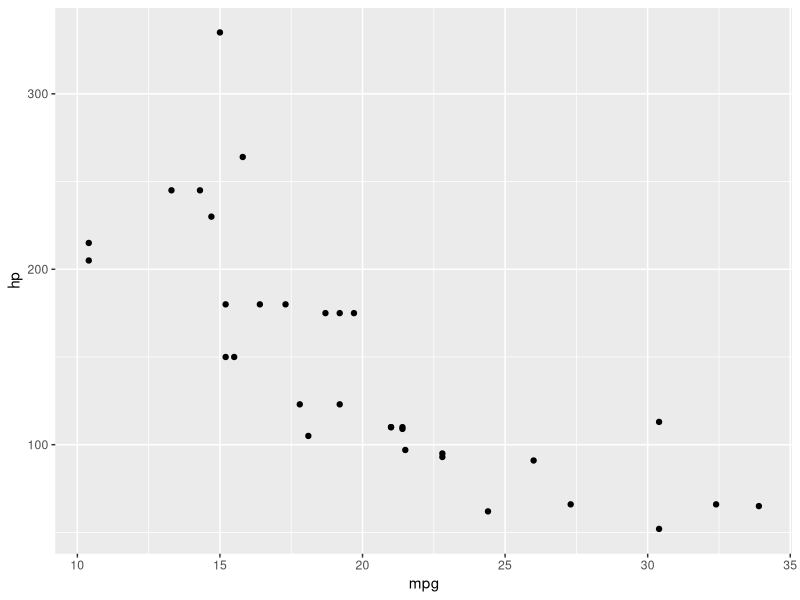
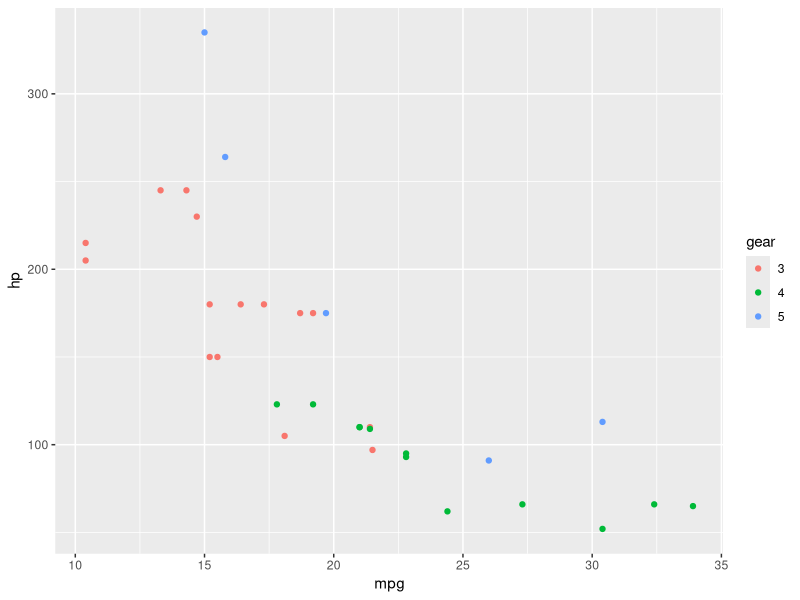
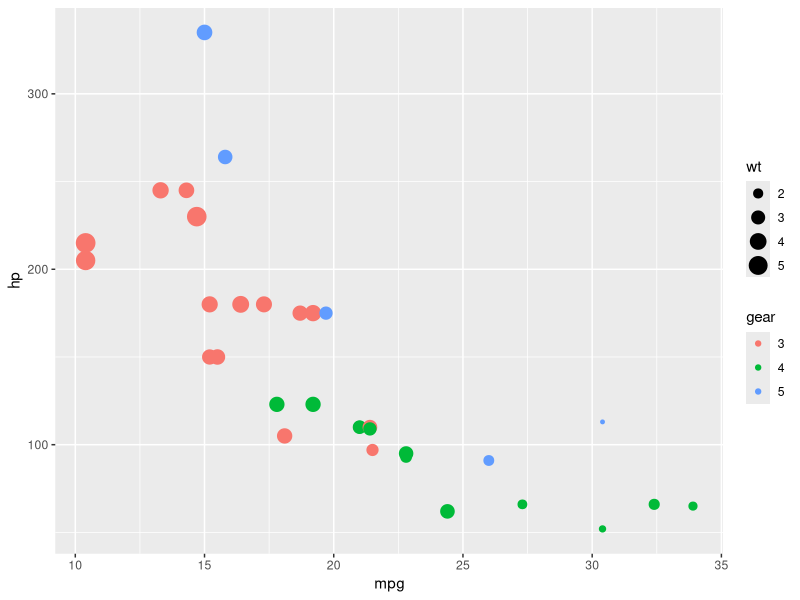
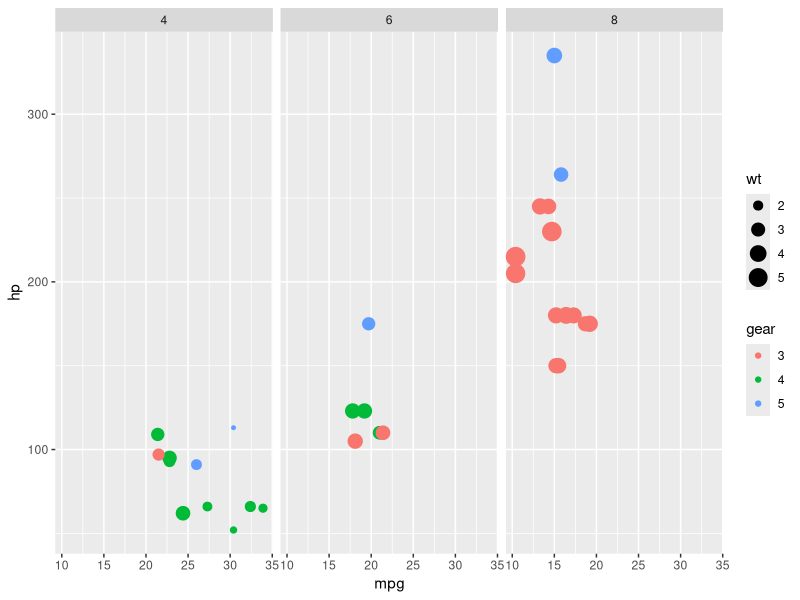
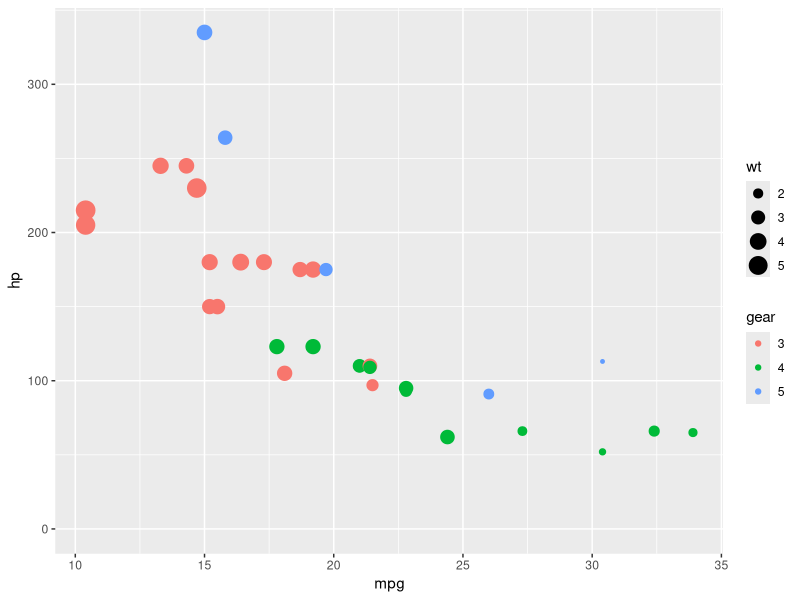
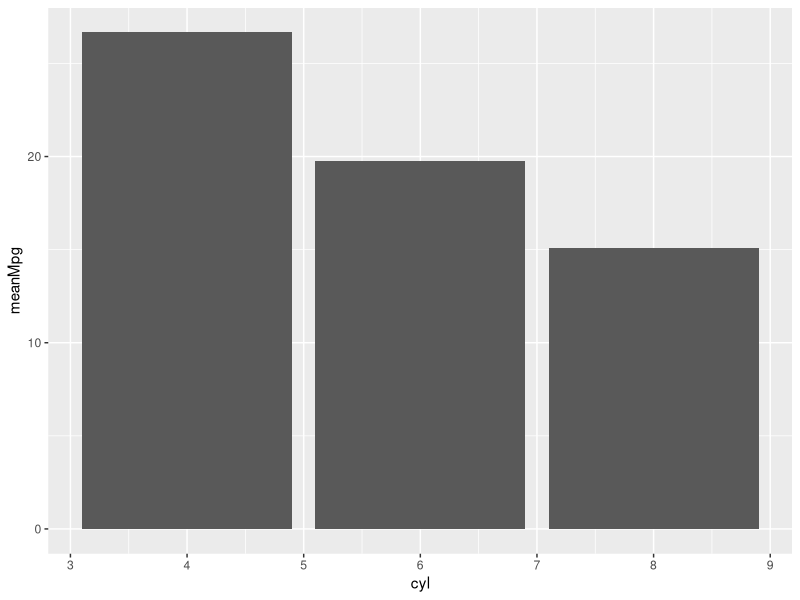
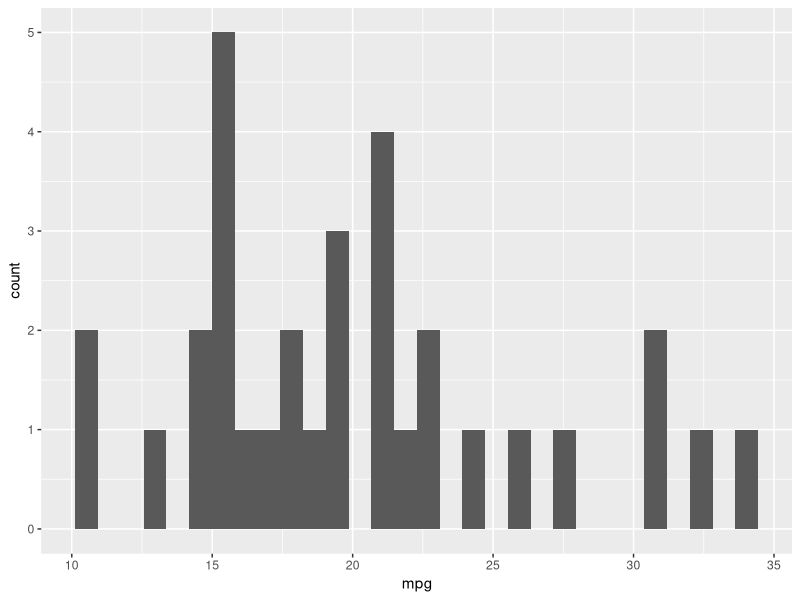
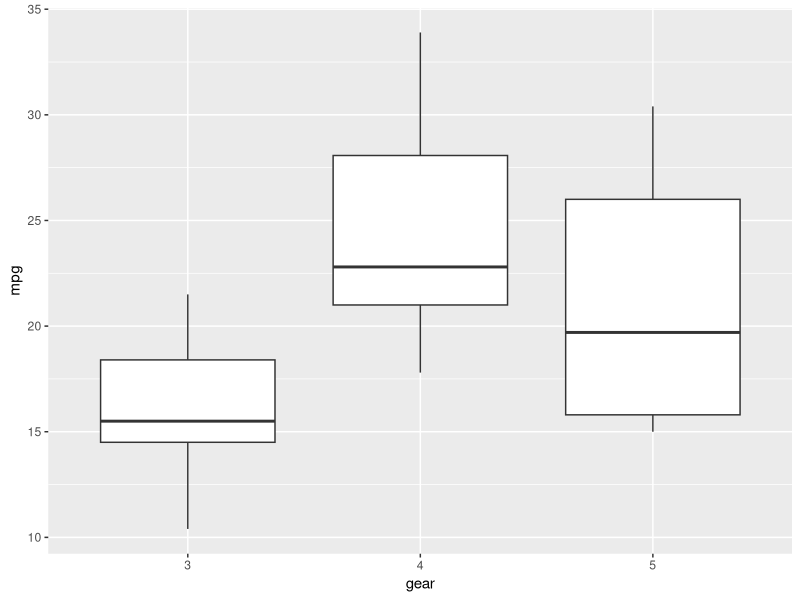

Reproduce these figures in R, in order.
# Introductory Cheat Sheets for R

# THE VERY BASICS: Data types
# In the first part of the cheat sheets I will quickly cover the different basics of the data structures

## SCALARS
# In R, a scalar can be simply defined using "<-" operator, this opereator will be used repetedly
one <- 1 
ten <- 10
eleven <- one + ten 

print(eleven)

myname <- "JuanPablo"
print(myname)

## VECTORS 
# The next item in the list are the vectors, vectors can containg different types of values
# and you have to use the "c()" notation to build them 
v1 <- c(1, 2, 3)
v2 <- c(4, 5, 6)

# You can use +, -, *, and / operators 
v3 <- v2 * 2 # this will multipkly each element of v2 by 3 

# Vectors can be also added element wisely
v4 <- v1 + v2 

# or the sum of all the elements
total <- sum(v4)
total

# you can also compute the mean using the "mean()" function
mean <- mean(v1)

# You can also add names to the different itemes using the function names
names(v1) <- c("uno", "dos", "tres")

# using the "[]" notation you can call different elements of a vector 
v1[1] 
v1[c(1,2)]
v1[1:3]

## MATRICES
print("matrices")
# The last element in this introuductory section are the matrices
# You can build matrices using the "matrix()" function, here you will have to specify byrow and nrow 
mat1 <- matrix(1:9, byrow = TRUE, nrow = 3)

# Matrices can also be built using vectors and the "c()" funtion
mat2 <- matrix(c(v1, v2, v3), byrow =TRUE, nrow = 3)

# You can also name the columns and rows of the matrices usinf "colnames()" and "rownames()" respectively
cnames <- c("a", "b", "c")
colnames(mat2) <- cnames
mat2

# Another useful functions are rowSums() and colSums
vm <- colSums(mat2)

# Just like with vectors we can perform operations element wisely using scalars 
matby5 <- mat1 * 5

# If you want you can combine matrices together, be careful of the dimensions
mat3 <- cbind(mat1, mat2) 
mat4 <- rbind(mat1, mat2)

# Just like with vectors, you can use square brakets to subset your matrices
mat1[1,] # will return the first row
mat1[,2] # will return the second column
mat1[1:2, ] # will return the first and second rows of all columns

# Finally, we have that we can perform operations between matrices 
mat5 <- mat1 * mat2 # will return the multiplication of both matrices element-wise
mat5

# LISTS! 
## Finaly the last item in the list of basic data types are the lists! 
## One of the characteristics of lists is that you can store many different types of information
## including other lists. To build list you simply have to use the function "list()".

my_list <- list(mat5, v4, mat2, v1)
my_list 

## In a similat way to the vectors, you can give names to the itmes that compose the list using the 
## function "list()"

names(my_list) <- c("uno", "dos", "tres", "cuatro")
my_list

## can select the different intems stored in the list by either using the "[[]]"  or the list$name notations
my_list$uno

# DATAFRAMES: In this section we introduce the Dataframes
# As a data scientits you will constantly bee working with different types of data store in the same 
# dataset, this format is known as DATAFRAME
data(mtcars) # Load the mtcars dataset for the examples

head(mtcars)

# Loading libraries into R
library(dplyr)

# Filter, you can use filter when you wanna see only one subset of the observations
# you can do this using the function filter and the pipe operator %>% 
mtcars %>% filter(gear == 4, disp == 160)

# Arrange, with the arrange verb you can sort the observations in a dataset in ascending or descinding order
# this is usefull when you want to observe the extreme observations in a dataset.
mtcars %>% arrange(gear)
mtcars %>% arrange(desc(gear))

# Mutate, is useful to change variables in dataset or create new variables, for this you have to use 
# the %>% and the verb mutate()
mtcars %>% mutate(uno = 3*gear)

# Variable assignment
mtcars2 <- mtcars %>% filter(gear==4)

############################
# Now that i have covered some of the basics I will start with the assigment itself
# the first DATA SCIENCE TASK that i have found is the Instalation of usage of different libraries
# to use a library you first have to install it, to do so we use the function "install.packages()"

#install.packages("dplyr")
#library(gapminder)

## INTRODUCTION TO EDA
# First step


## Data wrangling and transformation
# THE SUMMARIZE VERB, This is very useful to create custom dataframes
mtcars %>% summarize(meanHp = mean(hp)) # simple summary 

# You can combine summarize with filter , Another built in functions that you can  use are:
# mean, sum, median, max, min 
mtcars %>% filter(gear == 3) %>%
    summarize(meanHP = mean(hp), maxMPG = max(mpg))

# THE GROUP_BY VERB
## Summarizing by gear 
mtcars %>% group_by(gear) %>% 
    summarize(meanHP = mean(hp), maxMPG = max(mpg))

# You can potentially also use the group_by verb in combination with filter

##################################################################################
############################### DATA VISUALISATION ###############################
##################################################################################
# For data visualisation we will be using ggplot2 package the first step in this is using 
# the install.packages("ggplot2") and then calling the library everytime you start a new R session
library(ggplot2)

# There are three parts for eevery ggplot graph:
# 1: the data that you are going to use
# 2: the mapping of variables from the variables to the aestetics
# 3: you especify the type of graph that you are creating
data(mtcars)
ggplot(mtcars, aes(x = mpg, y = hp)) +
    geom_point()

## Extra options: 
# Log scale: can be useful for cases when there are differences in scale, to use it you have to add an extra
# option can can either be scale_x_log10() or scale_y_log10()

# Additional aesthetics:
# Color: To use the color aesthetic you have to include it in the aes part of the plot
mtcars <- mtcars %>% mutate(gear = as.factor(gear))
ggplot(mtcars, aes(x=mpg, y=hp, color= gear)) +
    geom_point()

# Size: Just like with color, yoiu have to add the size aesthetic inside the aes section
ggplot(mtcars, aes(x=mpg, y=hp, color= gear, size = wt)) +
    geom_point()

# Faceting: Allows to dive plots into subplots, this is done using the function facet_wrap(~ var),
# "~" this symbol usually represents BY. 
ggplot(mtcars, aes(x=mpg, y=hp, color= gear, size = wt)) +
    geom_point() +
    facet_wrap(~ cyl)

# Showing lower limits 
ggplot(mtcars, aes(x=mpg, y=hp, color= gear, size = wt)) +
    geom_point() +
    expand_limits(y=0)

# LINE PLOTS: Useful to show the change of one variable(s) over time
# the difference with the scatter plot is that you call it using the argument "geom_line()" instead of "geom_point()"

# BAR PLOTS: to create bar plots you have to use the "geom_col()" argument, col is short for column, unlike other plots, bar plots 
# always start at 0
by_cyl <- mtcars %>% group_by(cyl) %>%
    summarize(meanMpg = mean(mpg))
ggplot(by_cyl, aes(x = cyl, y = meanMpg)) +
    geom_col()

# HISTOGRAMS: Useful to investigate one dimension of the data at the time,  it is created using the argument "geom_histogram()" and 
# only uses one argument x 
# Hsitograms can also use the log scales for the axis in some cases to improve redability
ggplot(mtcars, aes(x = mpg)) +
    geom_histogram() # binwidth and bins arguments modify the appereace of the bins

# BOX PLOTS: Useful to compare the distribution of one variable accross different cathegories
# in some ocations, boxplots can also use log scales on the axis to improve readability 
ggplot(mtcars, aes(x=gear , y = mpg)) +
    geom_boxplot()

# TITLES and other legends
# the function "labs()" is very usefull to add, titles, subtitles, notes, legends and so on
